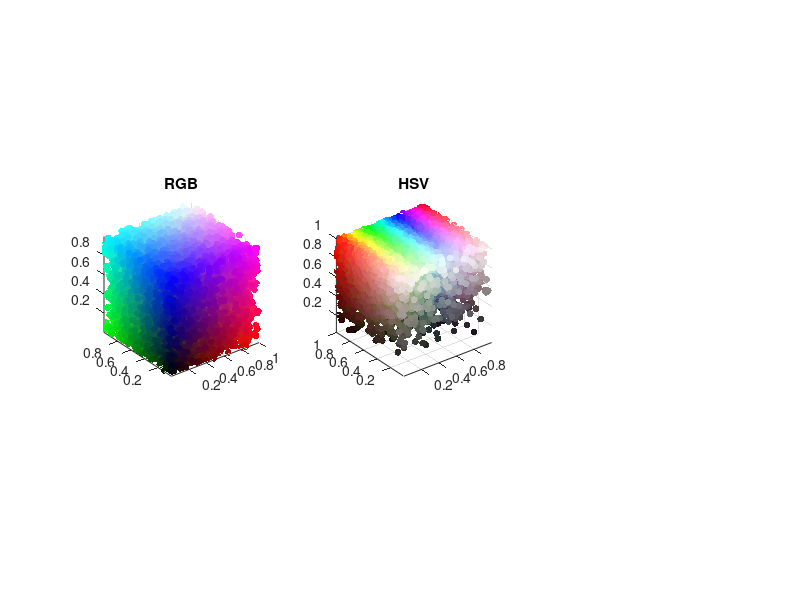

This chart was generated by the following MATLAB code: (Note: this script raises an error after producing the figure.)
% Cleanup workspace
clear all; close all;

% generate rgb colors
tic;
RGB = rand( [10000 3] );
toc;
R = RGB(:,1);
G = RGB(:,2);
B = RGB(:,3);

% create figure
figure(1);

% show RGB cube
subplot(1,3,1);
scatter3( R, G, B, 25.0, RGB, 'fill' );
title( 'RGB' );
axis equal;

% convert to HSV
tic;
HSV = rgb2hsv(RGB);
H = HSV ( :, 1 );
S = HSV ( :, 2 );
V = HSV ( :, 3 );
toc;

% show HSV 
subplot(1,3,2);
scatter3( H, S, V, 25.0, RGB, 'fill' );
title( 'HSV' );
axis equal;
                                

% convert to Lab
tic;
colorTransform = makecform('srgb2lab');
Lab = applycform(RGB, colorTransform);
L = Lab ( :, 1 );
a = Lab ( :, 2 );
b = Lab ( :, 3 );
toc;

% show HSV 
subplot(1,3,3);
scatter3( L, a, b, 25.0, RGB, 'fill' );
title( 'Lab' );
axis equal;